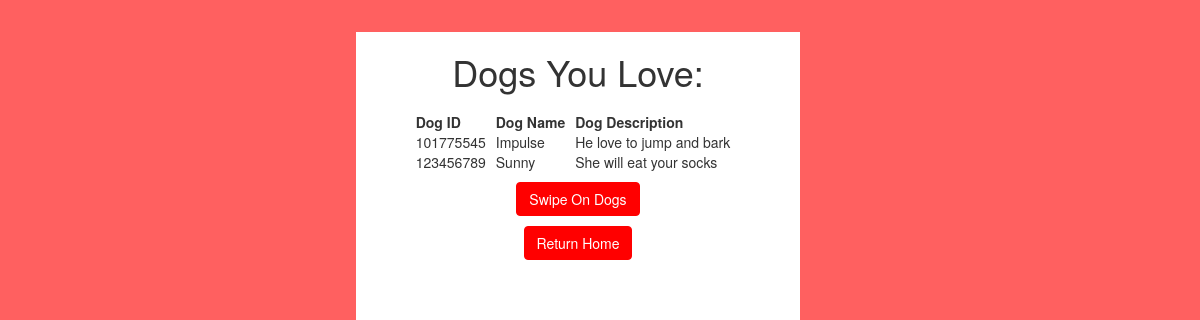
Screenshot of /loves.php (signed in) with the database file from the repository.
### tables this page shows
CREATE TABLE `Loves`(
  `Dog_ID` int(9) NOT NULL, 
  `LovesDog_ID_2` int(9) NOT NULL,
  `LoveKey` bigint(18) NOT NULL,
    PRIMARY KEY (LoveKey),
  INDEX `Dog_ID_key_idx` (`Dog_ID` ASC),
  INDEX `LovesDog_ID_2_key_idx` (`LovesDog_ID_2` ASC),
  CONSTRAINT `Dog_ID2_key`
    FOREIGN KEY (`Dog_ID`)
    REFERENCES Dog_Profile(Dog_ID)
    ON DELETE NO ACTION,
  CONSTRAINT `LovesDog_ID_2_key`
    FOREIGN KEY (`LovesDog_ID_2`)
    REFERENCES Dog_Profile(Dog_ID)
    ON DELETE NO ACTION);

CREATE TABLE `Dog_Profile` (
  `Phone_Number` bigint(11) NOT NULL,
  `Name` varchar(20) NOT NULL,
  `Gender` varchar(2) NOT NULL, 
  `Fixed` bit(1) NOT NULL, 
  `Description` varchar(500) DEFAULT NULL,
  `Dog_ID` int(9) NOT NULL, 
   `Username` varchar(32) NOT NULL,
  `HateCount` int(11) NOT NULL DEFAULT 0,
  `LoveCount` int(11) NOT NULL DEFAULT 0,
   PRIMARY KEY (Dog_ID),
    FOREIGN KEY (Username) REFERENCES User(Username)
);

### loves.php (the view, shortened to what this page needs)
<!DOCTYPE html>
<html>
<head>
	<link rel="stylesheet" href="https://maxcdn.bootstrapcdn.com/bootstrap/3.3.7/css/bootstrap.css">
	<link rel="stylesheet" href="overall.css">
</head>
<body>
	<div id = "cent">
	<center>
	<h1>Dogs You Love:</h1>
	<?php
        $conn = mysqli_connect(DB_HOST, DB_USER, DB_PASSWORD, DB_NAME);
			$User = $_SESSION['username'];
			$query = "SELECT Dog_ID
						FROM Dog_Profile
						WHERE Username = '$User'";
			$result = mysqli_query($conn, $query);
			while($row = mysqli_fetch_row($result)) {
				foreach($row as $cell){
					$Dog = $cell;
				}
			}
		$query = "SELECT Loves.LovesDog_ID_2, Dog_Profile.Name, Dog_Profile.Description
					FROM Loves
					INNER JOIN Dog_Profile ON Loves.LovesDog_ID_2 = Dog_Profile.Dog_ID
					WHERE Loves.Dog_ID = '$Dog'";
		$result = mysqli_query($conn, $query);
		echo '<table class = "loves_table"><tr>';
		echo "<th><b>Dog ID</b></th>";
		echo "<th style='padding-right:10px'><b>Dog Name</b></th>";
		echo "<th style='padding-right:10px'><b>Dog Description</b></th>";
		while($row = mysqli_fetch_row($result)) {
			$parameter = $row[0];
			echo "<tr class='not-first' onclick=\"location.href='objectPage.php?param=$parameter'\">";
			foreach($row as $cell){
				echo "<td style='padding-right:10px'>$cell</td>";
			}
			echo "</tr>\n";
		}
		echo "</table><p>";
	?>
	<p><a href="swipe.php" class="btn btn-primary">Swipe On Dogs</a><p>
	<p><a href="welcome.php" class="btn btn-primary">Return Home</a><p>
</center>
</div>
</body>
</html>

### overall.css (style rules this page uses)
body { background-color: #ff6060; }
#cent { position:absolute; left:38%; margin-top:2.7%; height: 90%; width: 37%; background-color: #fff; margin-left:-100px; }
.btn-primary, .btn-primary:hover, .btn-primary:active, .btn-primary:visited { background-color: #f00 !important; border-color: #f00; }
a { color: #f00; }

### rows the page displays
loves: LovesDog_ID_2 "101775545", LovesDog_ID_2.Name "Impulse", LovesDog_ID_2.Description "He love to jump and bark"
loves: LovesDog_ID_2 "123456789", LovesDog_ID_2.Name "Sunny", LovesDog_ID_2.Description "She will eat your socks"
